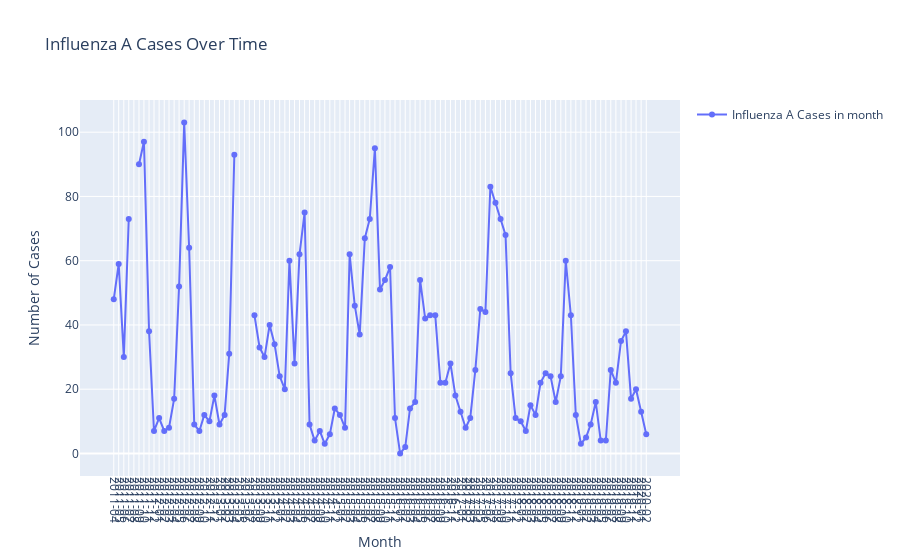

Notebook source saved alongside this figure:
### Code cell
def remove_outlier(df):

    q1=df.quantile(0.25)

    q3=df.quantile(0.75)

    IQR=q3-q1

    upper = df[~(df>(q3+1.5*IQR))].max()

    lower = df[~(df<(q1-1.5*IQR))].min()

    df = np.where(
        df > upper,
        np.nan,
        np.where(df < lower,np.nan,df)
        )
    return df
impute_df = df.copy()
impute_df['case'] = remove_outlier(df['case'])
plot_month_per_year(impute_df, 'case')
